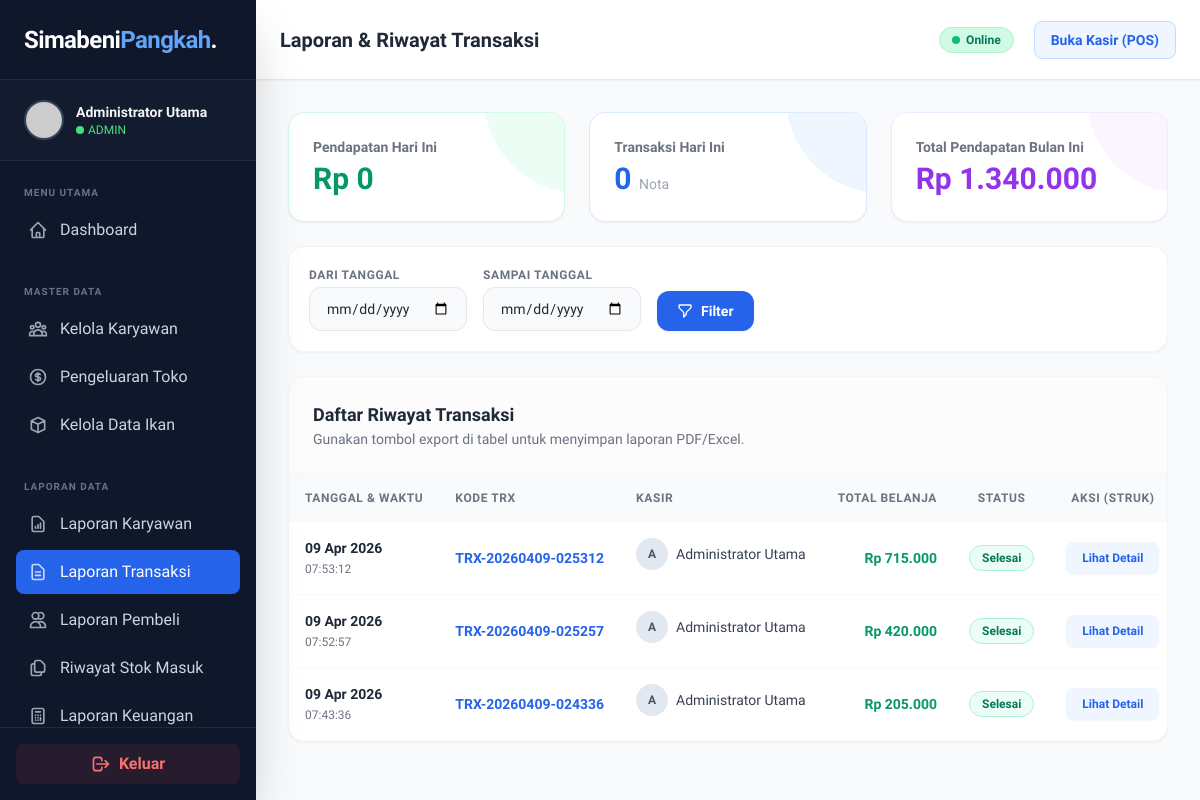
The page /admin/transaksi.php (signed in) on the database as committed earlier.
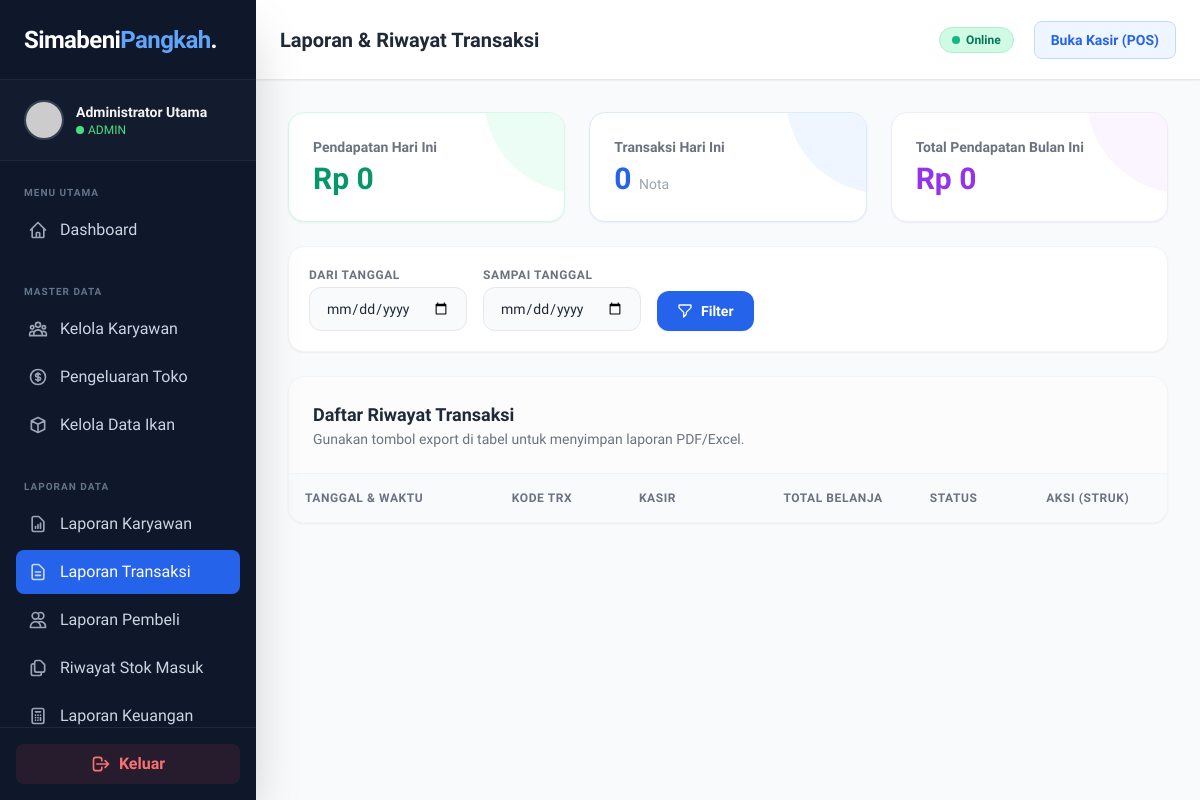
The same page on the database as committed later.
### tables this page shows
CREATE TABLE `transaksi` (
  `id` int(11) NOT NULL,
  `kode_transaksi` varchar(20) NOT NULL,
  `nama_pembeli` varchar(150) DEFAULT 'Pelanggan Umum',
  `tanggal_waktu` datetime NOT NULL DEFAULT current_timestamp(),
  `total_belanja` int(11) NOT NULL,
  `jumlah_bayar` int(11) NOT NULL,
  `kembalian` int(11) NOT NULL,
  `user_id` int(11) NOT NULL
);

CREATE TABLE `users` (
  `id` int(11) NOT NULL,
  `username` varchar(50) NOT NULL,
  `password` varchar(255) NOT NULL,
  `nama_lengkap` varchar(100) NOT NULL,
  `role` enum('admin','kasir','owner') NOT NULL DEFAULT 'kasir',
  `created_at` timestamp NOT NULL DEFAULT current_timestamp()
);

### koneksi.php (called while the page is built, shortened)
<?php
function formatRupiah($angka)
{
    return "Rp " . number_format($angka, 0, ',', '.');
}

### admin/transaksi.php (the view, shortened to what the changed rows need)
<?php
require_once '../koneksi.php';
$bulan_ini = date('Y-m');
$q_bulan_ini = mysqli_query($koneksi, "SELECT SUM(total_belanja) as total_uang FROM transaksi WHERE DATE_FORMAT(tanggal_waktu, '%Y-%m') = '$bulan_ini'");
$data_bulan_ini = mysqli_fetch_assoc($q_bulan_ini);
$uang_bulan_ini = $data_bulan_ini['total_uang'] ? $data_bulan_ini['total_uang'] : 0;
$where_clause = "";
$query_transaksi = mysqli_query($koneksi, "
    SELECT t.*, u.nama_lengkap as nama_kasir
    FROM transaksi t
    LEFT JOIN users u ON t.user_id = u.id
    $where_clause
    ORDER BY t.tanggal_waktu DESC
");
$semua_detail = [];
$id_transaksi_list = [];
$data_transaksi_tampil = [];
if ($query_transaksi && mysqli_num_rows($query_transaksi) > 0) {
    while ($trx = mysqli_fetch_assoc($query_transaksi)) {
        $data_transaksi_tampil[] = $trx;
        $id_transaksi_list[] = $trx['id'];
    }
    $id_transaksi_string = implode(',', $id_transaksi_list);
    $query_detail = mysqli_query($koneksi, "
        SELECT dt.*, i.nama_ikan, i.satuan
        FROM detail_transaksi dt
        LEFT JOIN ikan i ON dt.ikan_id = i.id
        WHERE dt.transaksi_id IN ($id_transaksi_string)
    ");
    while ($row = mysqli_fetch_assoc($query_detail)) {
        $semua_detail[$row['transaksi_id']][] = $row;
    }
}
include '../components/header.php';
?>
<link rel="stylesheet" href="https://cdn.datatables.net/1.13.7/css/jquery.dataTables.min.css">
<link rel="stylesheet" href="https://cdn.datatables.net/buttons/2.4.2/css/buttons.dataTables.min.css">
<main class="flex-1 flex flex-col h-screen overflow-hidden bg-gray-50">
    <?php include '../components/navbar.php'; ?>
    <div class="flex-1 overflow-y-auto p-4 sm:p-6 lg:p-8 relative">
        <div class="grid grid-cols-1 md:grid-cols-3 gap-6 mb-6">
            <div class="bg-white rounded-2xl p-6 shadow-sm border border-purple-100 relative overflow-hidden group">
                <div
                    class="absolute right-0 top-0 w-24 h-24 bg-purple-50 rounded-bl-full -mr-4 -mt-4 transition-transform group-hover:scale-110">
                </div>
                <p class="text-sm font-bold text-gray-500 mb-1 relative z-10">Total Pendapatan Bulan Ini</p>
                <h3 class="text-3xl font-extrabold text-purple-600 relative z-10">
                    <?php echo formatRupiah($uang_bulan_ini); ?></h3>
            </div>
        </div>
        <div class="bg-white rounded-2xl shadow-sm border border-gray-100 overflow-hidden">
            <div
                class="p-6 border-b border-gray-100 flex flex-col sm:flex-row sm:items-center justify-between gap-4 bg-gray-50/50">
                <div>
                    <h2 class="text-lg font-bold text-gray-800">
                        Daftar Riwayat Transaksi
                    </h2>
                </div>
            </div>
            <div class="overflow-x-auto w-full">
                <table id="tabel-transaksi" class="w-full text-left whitespace-nowrap">
                    <thead>
                        <tr class="bg-gray-50 text-gray-500 text-xs uppercase tracking-wider">
                            <th class="p-4 font-semibold ">Tanggal & Waktu</th>
                            <th class="p-4 font-semibold">Kode TRX</th>
                            <th class="p-4 font-semibold">Kasir</th>
                            <th class="p-4 font-semibold text-right">Total Belanja</th>
                            <th class="p-4 font-semibold text-center">Status</th>
                            <th class="p-4 font-semibold text-center">Aksi (Struk)</th>
                        </tr>
                    </thead>
                    <tbody class="text-sm text-gray-700">
                        <?php if (!empty($data_transaksi_tampil)): ?>
                            <?php foreach ($data_transaksi_tampil as $trx):
                                $detail_json = isset($semua_detail[$trx['id']]) ? json_encode($semua_detail[$trx['id']]) : '[]';
                                $tgl_lengkap = date('d M Y, H:i', strtotime($trx['tanggal_waktu']));
                            ?>
                                <tr class="hover:bg-blue-50/30 transition-colors border-b border-gray-50">
                                    <td class="p-4  text-gray-500" data-order="<?php echo strtotime($trx['tanggal_waktu']); ?>">
                                        <span
                                            class="font-bold text-gray-800 block"><?php echo date('d M Y', strtotime($trx['tanggal_waktu'])); ?></span>
                                        <span
                                            class="text-xs"><?php echo date('H:i:s', strtotime($trx['tanggal_waktu'])); ?></span>
                                    </td>
                                    <td class="p-4 font-bold text-blue-600"><?php echo $trx['kode_transaksi']; ?></td>
                                    <td class="p-4 flex items-center gap-2">
                                        <div
                                            class="w-8 h-8 rounded-full bg-slate-200 flex items-center justify-center text-xs font-bold text-slate-600">
                                            <?php echo strtoupper(substr($trx['nama_kasir'] ? $trx['nama_kasir'] : '?', 0, 1)); ?>
                                        </div>
                                        <?php echo $trx['nama_kasir'] ? $trx['nama_kasir'] : '<i class="text-gray-400">Terhapus</i>'; ?>
                                    </td>
                                    <td class="p-4 text-right font-bold text-emerald-600"
                                        data-order="<?php echo $trx['total_belanja']; ?>">
                                        <?php echo formatRupiah($trx['total_belanja']); ?>
                                    </td>
                                    <td class="p-4 text-center">
                                        <span
                                            class="inline-flex px-3 py-1 items-center rounded-full bg-emerald-50 text-emerald-700 font-bold border border-emerald-200 text-xs">
                                            Selesai
                                        </span>
                                    </td>
                                    <td class="p-4 text-center">
                                        <button
                                            onclick='bukaStruk("<?php echo $trx['kode_transaksi']; ?>", "<?php echo $tgl_lengkap; ?>", "<?php echo addslashes($trx['nama_kasir']); ?>", <?php echo $trx['total_belanja']; ?>, <?php echo $trx['jumlah_bayar']; ?>, <?php echo $trx['kembalian']; ?>, <?php echo $detail_json; ?>)'
                                            class="px-4 py-2 bg-blue-50 text-blue-600 hover:bg-blue-600 hover:text-white rounded-lg font-semibold transition text-xs shadow-sm">
                                            Lihat Detail
                                        </button>
                                    </td>
                                </tr>
                            <?php endforeach; ?>
                        <?php endif; ?>
                    </tbody>
                </table>
            </div>
        </div>
    </div>
</main>
<?php include '../components/footer.php'; ?>

Rows that differ between the two databases and show on the page:
removed transaksi: tanggal_waktu "09 Apr 2026", tanggal_waktu "07:53:12", kode_transaksi "TRX-20260409-025312", user.nama_lengkap "A", user.nama_lengkap "Administrator Utama", total_belanja "Rp 715.000"
removed transaksi: tanggal_waktu "09 Apr 2026", tanggal_waktu "07:52:57", kode_transaksi "TRX-20260409-025257", user.nama_lengkap "A", user.nama_lengkap "Administrator Utama", total_belanja "Rp 420.000"
removed transaksi: tanggal_waktu "09 Apr 2026", tanggal_waktu "07:43:36", kode_transaksi "TRX-20260409-024336", user.nama_lengkap "A", user.nama_lengkap "Administrator Utama", total_belanja "Rp 205.000"
Other text that changed with them:
formatRupiah($uang_bulan_ini): "Rp 1.340.000" → "Rp 0"
